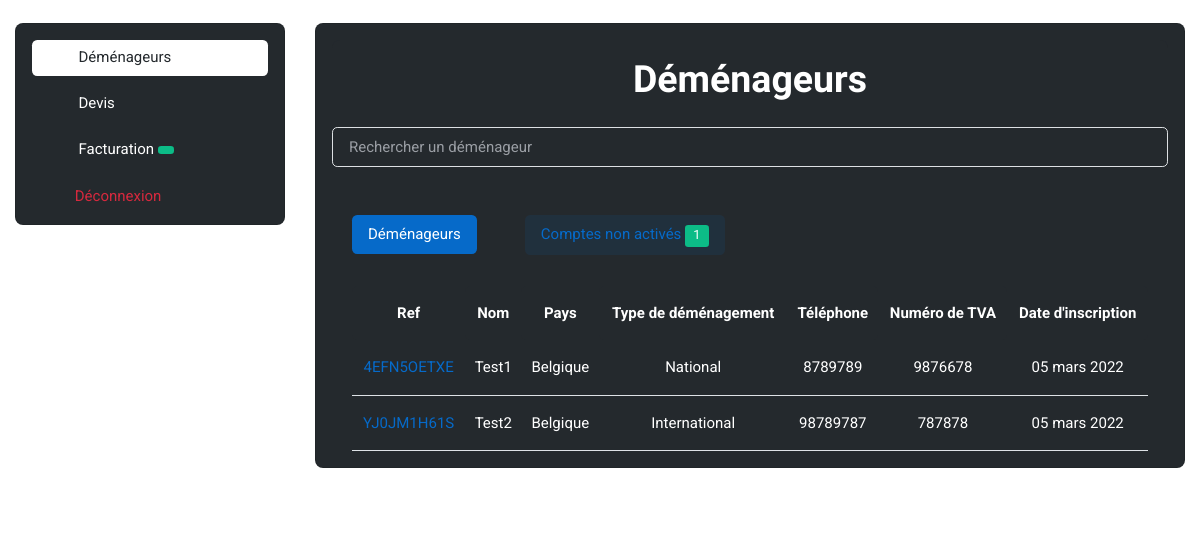
The page /administration/Movers/ (signed in) on the database as committed earlier.
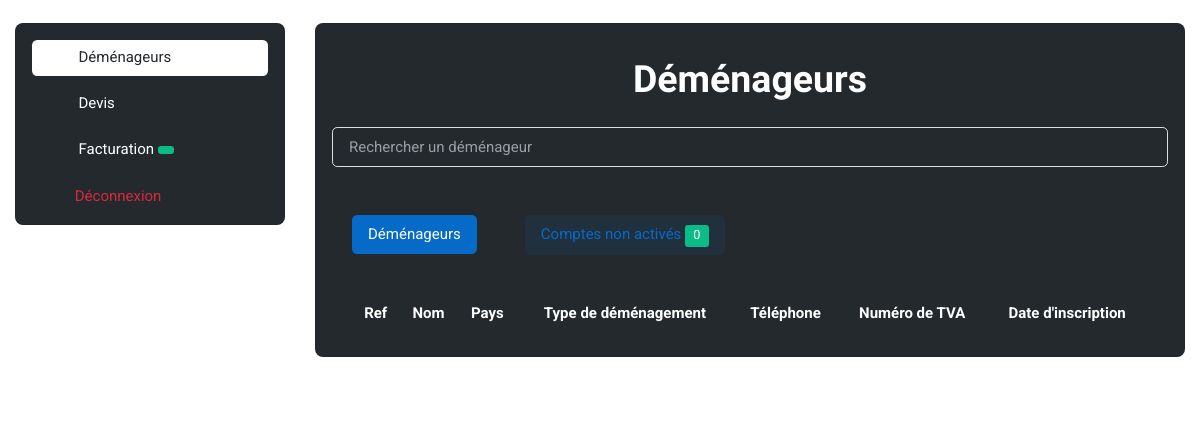
The same page on the database as committed later.
### base_app/models.py (models this page shows, shortened)
class Mover(models.Model):
    ref = models.CharField(max_length=30, default="")
    company_name = models.CharField(max_length=300)
    company_phone_number = models.CharField(max_length=50)
    Adresse = models.CharField(max_length=300, default="")
    employee_number = models.IntegerField(default=0)
    number_max_quote_request = models.IntegerField(default=0)
    website = models.CharField(max_length=300, default="")
    TVA_number = models.CharField(max_length=30, default="")
    Postal_Code = models.IntegerField(default=0)
    City = models.CharField(max_length=300, default="")
    company_statut = models.CharField(max_length=300, default="")
    company_description = models.TextField(default="")
    logo = models.ImageField(upload_to='user/images/profil_image/', blank=True, default="")
    validated = models.BooleanField(default=False)
    activated = models.BooleanField(default=False)
    created = models.DateTimeField(auto_now_add=True)
    user = models.ForeignKey(User, on_delete=models.CASCADE, default="")
    country = models.ForeignKey(Country, on_delete=models.CASCADE, default="")
    moving_type1 = models.ForeignKey(Moving_Type1, on_delete=models.CASCADE, default="")

class Country(models.Model):
    name = models.CharField(max_length=300)

class Moving_Type1(models.Model):  # can be national opr international
    name = models.CharField(max_length=300)

### administration/views.py (the view, shortened to what this page needs)
# urls.py: path('Movers/', views.movers_home, name='movers_home'),
@login_required
def movers_home(request):
    countries = Country.objects.all()
    moving_type1 = Moving_Type1.objects.all()
    moving_type2 = Moving_Type2.objects.all()
    movers_activated = Mover.objects.filter(activated=True)
    movers_unactivated = Mover.objects.filter(activated=False)
    movers_unactivated_count = Mover.objects.filter(activated=False).count()
    users = User.objects.all()
    form = Mover_Form()
    return render(request, 'administration/movers/movers_home.html', {'countries': countries,
                                                                      'moving_type1': moving_type1, 'moving_type2'
                                                                      : moving_type2, 'users':
                                                                          users, 'movers_unactivated':
                                                                          movers_unactivated, 'movers_unactivated_count'
                                                                      : movers_unactivated_count, 'form': form,
                                                                      'movers_activated': movers_activated})

### base_app/forms.py
class Mover_Form(forms.ModelForm):
    class Meta:
        model = Mover
        fields = [
            'ref', 'company_name', 'company_phone_number', 'Adresse', 'employee_number', 'number_max_quote_request',
            'website', 'TVA_number', 'Postal_Code', 'City', 'company_statut', 'company_description',
            'logo', 'validated', 'activated', 'country', 'moving_type1'
        ]

### administration/templates/administration/movers/movers_home.html (shortened to what the changed rows need)
{% extends 'administration/admin_base.html' %}
{% load static %}
{% block main %}
    <div class="card bg-dark">
        <div class="card-header bg-dark" align="center">
            <h2 class="text-white">Déménageurs</h2>
        </div>
        <div class="card-body bg-dark">
            <ul class="nav nav-pills nav-pill-soft mb-3" id="movers-pills-tab" role="tablist">
                <li class="nav-item me-2 me-sm-5" role="presentation">
                    <button class="nav-link" id="movers-pills-tab-2" data-bs-toggle="pill" data-bs-target="#movers-pills-tab2" type="button" role="tab" aria-controls="movers-pills-tab2" aria-selected="false">
                        Comptes non activés
                        <span class="badge text-white bg-success rounded-1">{{movers_unactivated_count}}</span>
                    </button>
                </li>
            </ul>
            <div class="tab-content mb-0" id="movers-pills-tabContent">
                <div class="tab-pane fade show active" id="movers-pills-tab1" role="tabpanel" aria-labelledby="movers-pills-tab-1">
                    <div class="row">
                        <div class="col-12">
                            <div class="row justify-content-between">
                                {% if mover %}
                                                                {% load i18n %}
                                {% else %}
                                    <div class="table-responsive-lg border-0">
                                        <table class="table table-dark-gray align-middle p-4 mb-0 text-white">
                                            <thead align="center">
                                                <tr>
                                                    <th scope="col" class="border-0 rounded-start">Ref</th>
                                                    <th scope="col" class="border-0 rounded-start">Nom</th>
                                                    <th scope="col" class="border-0 rounded-start">Pays</th>
                                                    <th scope="col" class="border-0 rounded-start">Type de déménagement</th>
                                                    <th scope="col" class="border-0 rounded-end">Téléphone</th>
                                                    <th scope="col" class="border-0 rounded-end">Numéro de TVA</th>
                                                    <th scope="col" class="border-0 rounded-end">Date d'inscription</th>
                                                </tr>
                                            </thead>
                                            <tbody align="center">
                                                {% for mover in movers_activated %}
                                                    <tr>
                                                        <td>
                                                            <a href="{% url 'mover_detail' mover.id %}">
                                                                <center>{{mover.ref}}</center>
                                                            </a>
                                                        </td>
                                                        <td>
                                                            <center>
                                                                {{mover.company_name}}
                                                            </center>
                                                        </td>
                                                        <td>
                                                            <center>
                                                                {% for country in countries %}
                                                                    {% if country.id == mover.country_id %}
                                                                        {{country.name}}
                                                                    {% endif %}
                                                                {% endfor %}
                                                            </center>
                                                        </td>
                                                        <td>
                                                            <center>
                                                                {{mover.moving_type1.name}}
                                                            </center>
                                                        </td>
                                                        <td>
                                                            <center>
                                                                {{mover.company_phone_number}}
                                                            </center>
                                                        </td>
                                                        <td>
                                                            <center>
                                                                {{mover.TVA_number}}
                                                            </center>
                                                        </td>
                                                        <td>
                                                            <center>
                                                                {% load i18n %}
                                                                {% language 'fr' %}
                                                                    {{mover.created|date:'d F Y'}}
                                                                {% endlanguage %}
                                                            </center>
                                                        </td>
                                                    </tr>
                                                {% endfor %}
                                            </tbody>
                                        </table>
                                    </div>
                                {% endif %}
                            </div>
                        </div>
                    </div>
                </div>
                                            {% for mover in movers_unactivated %}
                                                            {% load i18n %}
                                            {% endfor %}
            </div>
        </div>
    </div>
{% endblock %}

Rows that differ between the two databases and show on the page:
removed Mover: ref "4EFN5OETXE", company_name "Test1", moving_type1.name "National", company_phone_number "8789789", TVA_number "9876678", created "05 mars 2022"
no longer on this page (row unchanged): Country: name "Belgique"
removed Mover: ref "YJ0JM1H61S", company_name "Test2", moving_type1.name "International", company_phone_number "98789787", TVA_number "787878", created "05 mars 2022"
Other text that changed with them:
{{ movers_unactivated_count }}: "1" → "0"
